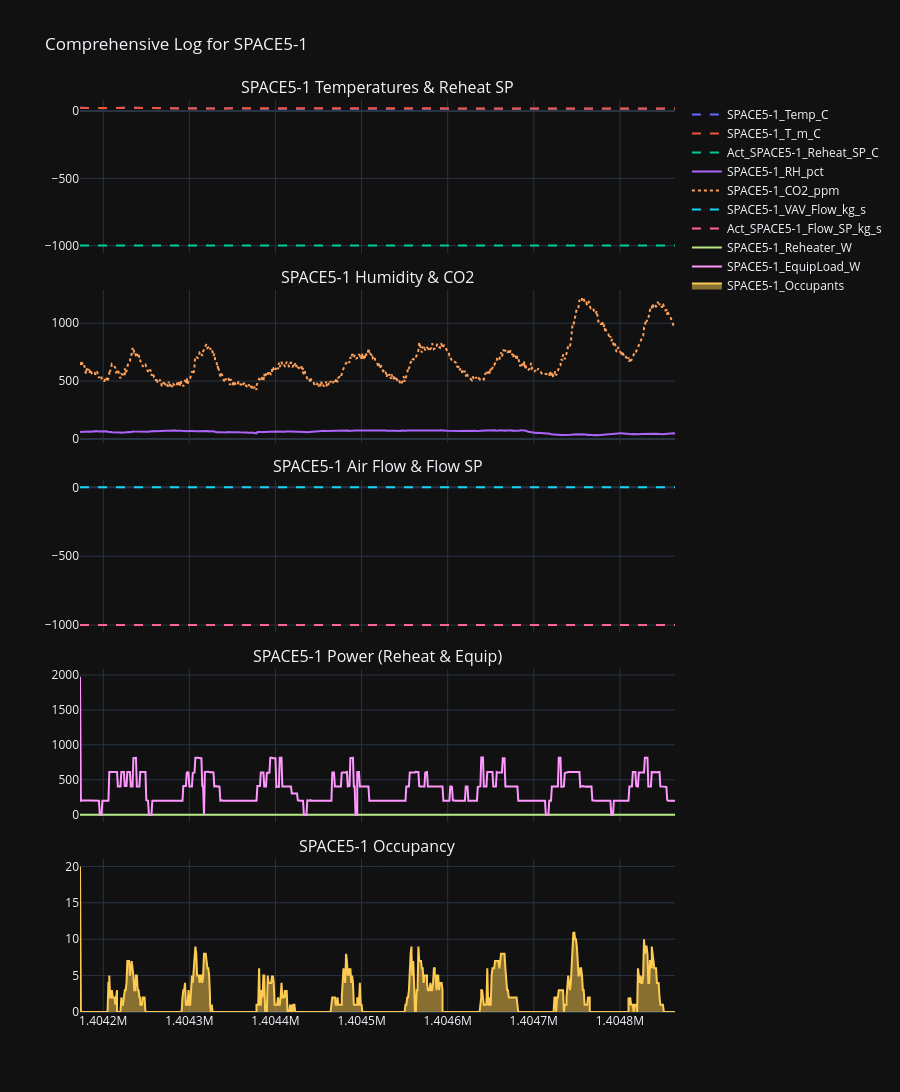

The cell this chart's notebook holds for it:
### Code cell
plot_zone_monitoring(df, zone_name=zone_name)

### Figure 1 — Plotly figure (JSON) as saved in the notebook; plotly's stock layout.template omitted (floating-point values rounded to 4 significant figures; data arrays with more than 128 entries replaced by an {"elided": "..."} marker saying what was removed)
{"data": [{"line": {"dash": "dash"}, "name": "SPACE5-1_Temp_C", "type": "scatter", "x": {"elided": "768 int values"}, "xaxis": "x", "y": {"elided": "768 float values"}, "yaxis": "y"}, {"line": {"dash": "dash"}, "name": "SPACE5-1_T_m_C", "type": "scatter", "x": {"elided": "768 int values"}, "xaxis": "x", "y": {"elided": "768 float values"}, "yaxis": "y"}, {"line": {"dash": "dash"}, "name": "Act_SPACE5-1_Reheat_SP_C", "type": "scatter", "x": {"elided": "768 int values"}, "xaxis": "x", "y": {"elided": "768 int values"}, "yaxis": "y"}, {"name": "SPACE5-1_RH_pct", "type": "scatter", "x": {"elided": "768 int values"}, "xaxis": "x2", "y": {"elided": "768 float values"}, "yaxis": "y2"}, {"line": {"dash": "dot"}, "name": "SPACE5-1_CO2_ppm", "type": "scatter", "x": {"elided": "768 int values"}, "xaxis": "x2", "y": {"elided": "768 float values"}, "yaxis": "y2"}, {"line": {"dash": "dash"}, "name": "SPACE5-1_VAV_Flow_kg_s", "type": "scatter", "x": {"elided": "768 int values"}, "xaxis": "x3", "y": {"elided": "768 float values"}, "yaxis": "y3"}, {"line": {"dash": "dash"}, "name": "Act_SPACE5-1_Flow_SP_kg_s", "type": "scatter", "x": {"elided": "768 int values"}, "xaxis": "x3", "y": {"elided": "768 int values"}, "yaxis": "y3"}, {"name": "SPACE5-1_Reheater_W", "type": "scatter", "x": {"elided": "768 int values"}, "xaxis": "x4", "y": {"elided": "768 int values"}, "yaxis": "y4"}, {"name": "SPACE5-1_EquipLoad_W", "type": "scatter", "x": {"elided": "768 int values"}, "xaxis": "x4", "y": {"elided": "768 float values"}, "yaxis": "y4"}, {"fill": "tozeroy", "name": "SPACE5-1_Occupants", "type": "scatter", "x": {"elided": "768 int values"}, "xaxis": "x5", "y": {"elided": "768 int values"}, "yaxis": "y5"}], "layout": {"annotations": [{"font": {"size": 16}, "showarrow": false, "text": "SPACE5-1 Temperatures & Reheat SP", "x": 0.5, "xanchor": "center", "xref": "paper", "y": 1, "yanchor": "bottom", "yref": "paper"}, {"font": {"size": 16}, "showarrow": false, "text": "SPACE5-1 Humidity & CO2", "x": 0.5, "xanchor": "center", "xref": "paper", "y": 0.792, "yanchor": "bottom", "yref": "paper"}, {"font": {"size": 16}, "showarrow": false, "text": "SPACE5-1 Air Flow & Flow SP", "x": 0.5, "xanchor": "center", "xref": "paper", "y": 0.584, "yanchor": "bottom", "yref": "paper"}, {"font": {"size": 16}, "showarrow": false, "text": "SPACE5-1 Power (Reheat & Equip)", "x": 0.5, "xanchor": "center", "xref": "paper", "y": 0.376, "yanchor": "bottom", "yref": "paper"}, {"font": {"size": 16}, "showarrow": false, "text": "SPACE5-1 Occupancy", "x": 0.5, "xanchor": "center", "xref": "paper", "y": 0.168, "yanchor": "bottom", "yref": "paper"}], "height": 1200, "hovermode": "x unified", "title": {"text": "Comprehensive Log for SPACE5-1"}, "xaxis": {"anchor": "y", "domain": [0, 1], "matches": "x5", "showticklabels": false}, "xaxis2": {"anchor": "y2", "domain": [0, 1], "matches": "x5", "showticklabels": false}, "xaxis3": {"anchor": "y3", "domain": [0, 1], "matches": "x5", "showticklabels": false}, "xaxis4": {"anchor": "y4", "domain": [0, 1], "matches": "x5", "showticklabels": false}, "xaxis5": {"anchor": "y5", "domain": [0, 1]}, "yaxis": {"anchor": "x", "domain": [0.832, 1]}, "yaxis2": {"anchor": "x2", "domain": [0.624, 0.792]}, "yaxis3": {"anchor": "x3", "domain": [0.416, 0.584]}, "yaxis4": {"anchor": "x4", "domain": [0.208, 0.376]}, "yaxis5": {"anchor": "x5", "domain": [0, 0.168]}}}
